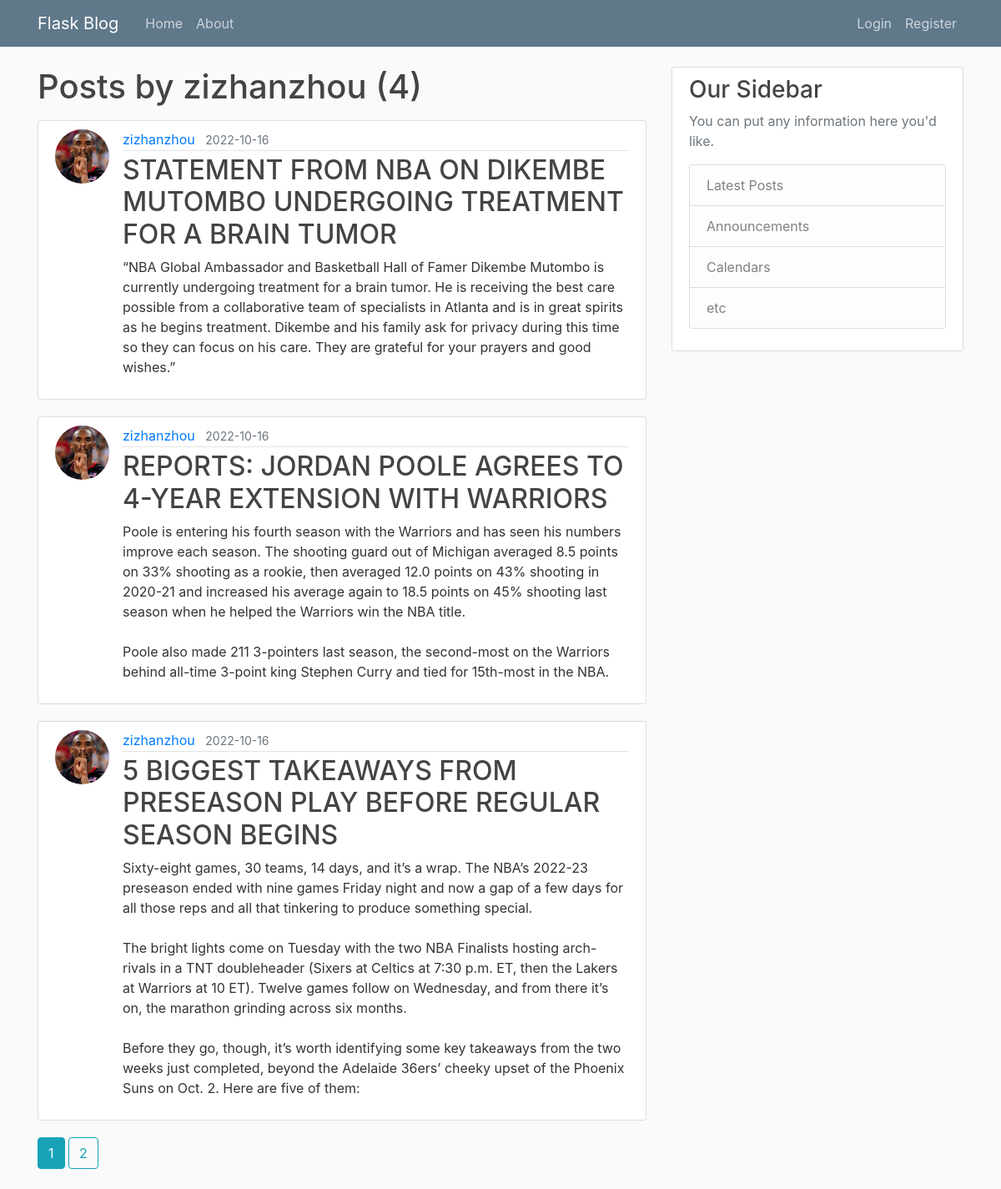
Screenshot of /user/zizhanzhou with the database file from the repository.
### flaskblog/models.py (models this page shows, shortened)
class User(db.Model, UserMixin):
    id = db.Column(db.Integer, primary_key=True)
    username = db.Column(db.String(20), unique=True, nullable=False)
    email = db.Column(db.String(120), unique=True, nullable=False)
    image_file = db.Column(db.String(20), nullable=False, default='default.jpg')
    password = db.Column(db.String(60), nullable=False)
    posts = db.relationship('Post', backref='author', lazy=True)

class Post(db.Model):
    id = db.Column(db.Integer, primary_key=True)
    title = db.Column(db.String(100), nullable=False)
    date_posted = db.Column(db.DateTime, nullable=False, default=datetime.utcnow)
    content = db.Column(db.Text, nullable=False)
    user_id = db.Column(db.Integer, db.ForeignKey('user.id'), nullable=False)

### flaskblog/routes.py (the view)
@app.route("/user/<string:username>")
def user_posts(username):
    page = request.args.get('page', 1, type=int)
    user = User.query.filter_by(username=username).first_or_404()
    posts = Post.query.filter_by(author=user)\
                        .order_by(Post.date_posted.desc())\
                        .paginate(page=page, per_page=3)
    return render_template('user_posts.html', posts=posts, user=user)

### flaskblog/templates/user_posts.html
{% extends "layout.html" %}
{% block content %}
    <h1 class="mb-3">Posts by {{ user.username }} ({{ posts.total }})</h1>
    {% for post in posts.items%}
    <article class="media content-section">
        <img class="rounded-circle article-img" src="{{ url_for('static', filename='profile_pics/' + post.author.image_file) }}">
        <div class="media-body">
          <div class="article-metadata">
            <a class="mr-2" href="{{ url_for('user_posts', username=post.author.username) }}">{{ post.author.username }}</a>
            <small class="text-muted">{{ post.date_posted.strftime('%Y-%m-%d') }}</small>
          </div>
          <h2><a class="article-title" href="{{ url_for('post', post_id=post.id) }}">{{ post.title }}</a></h2>
          <p class="article-content">{{ post.content }}</p>
        </div>
    </article>
    {% endfor%}
    {% for page_num in posts.iter_pages(left_edge=1, right_edge=1, left_current=1, right_current=2) %}
      {% if page_num %}
        {% if posts.page == page_num %}
          <a class = "btn btn-info mb-4" href="{{ url_for('user_posts', username=user.username, page=page_num) }}"> {{ page_num }}</a>
        {% else %}
          <a class = "btn btn-outline-info mb-4" href="{{ url_for('user_posts', username=user.username, page=page_num) }}"> {{ page_num }}</a>
        {% endif %}
      {% else %}
        ...
      {% endif %}
    {% endfor %}
{% endblock content %}

### flaskblog/static/main.css (style rules this page uses)
body { background: #fafafa; color: #333333; margin-top: 5rem; }
h1, h2, h3, h4, h5, h6 { color: #444444; }
.content-section { background: #ffffff; padding: 10px 20px; border: 1px solid #dddddd; border-radius: 3px; margin-bottom: 20px; }
.article-title { color: #444444; }
.article-content { white-space: pre-line; }
.article-img { height: 65px; width: 65px; margin-right: 16px; }
.article-metadata { padding-bottom: 1px; margin-bottom: 4px; border-bottom: 1px solid #e3e3e3 }

### rows the page displays
User: username "zizhanzhou"
Post: image_file (picture), author.username "zizhanzhou", date_posted "2022-10-16", title "STATEMENT FROM NBA ON DIKEMBE MUTOMBO UNDERGOING TREATMENT FOR A BRAIN TUMOR", content "“NBA Global Ambassador and Basketball Hall of Famer Dikembe Mutombo is currently undergoing treatment for a brain tumor. He is receiving the best care possible from a collaborative team of specialists in Atlanta and is in great spirits as he begins treatment. Dikembe and his family ask for privacy during this time so they can focus on his care. They are grateful for your prayers and good wishes.”"
Post: image_file (picture), author.username "zizhanzhou", date_posted "2022-10-16", title "REPORTS: JORDAN POOLE AGREES TO 4-YEAR EXTENSION WITH WARRIORS", content "Poole is entering his fourth season with the Warriors and has seen his numbers improve each season. The shooting guard out of Michigan averaged 8.5 points on 33% shooting as a rookie, then averaged 12.0 points on 43% shooting in 2020-21 and increased his average again to 18.5 points on 45% shooting last season when he helped the Warriors win the NBA title. Poole also made 211 3-pointers last season, the second-most on the Warriors behind all-time 3-point king Stephen Curry and tied for 15th-most in the NBA."
Post: image_file (picture), author.username "zizhanzhou", date_posted "2022-10-16", title "5 BIGGEST TAKEAWAYS FROM PRESEASON PLAY BEFORE REGULAR SEASON BEGINS", content "Sixty-eight games, 30 teams, 14 days, and it’s a wrap. The NBA’s 2022-23 preseason ended with nine games Friday night and now a gap of a few days for all those reps and all that tinkering to produce something special. The bright lights come on Tuesday with the two NBA Finalists hosting arch-rivals in a TNT doubleheader (Sixers at Celtics at 7:30 p.m. ET, then the Lakers at Warriors at 10 ET). Twelve games follow on Wednesday, and from there it’s on, the marathon grinding across six months. Before they go, though, it’s worth identifying some key takeaways from the two weeks just completed, beyond the Adelaide 36ers’ cheeky upset of the Phoenix Suns on Oct. 2. Here are five of them:"

### other values shown
{{ posts.total }} "4"
{{ page_num }} "1"
{{ page_num }} "2"
